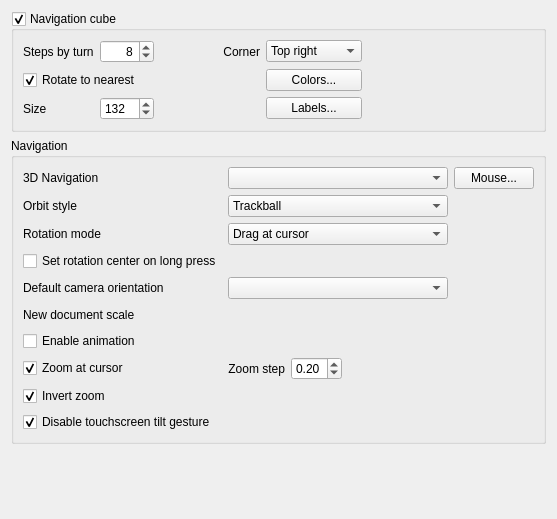
<?xml version="1.0" encoding="UTF-8"?>
<ui version="4.0">
 <class>Gui::Dialog::DlgSettingsNavigation</class>
 <widget class="QWidget" name="Gui::Dialog::DlgSettingsNavigation">
  <property name="geometry">
   <rect>
    <x>0</x>
    <y>0</y>
    <width>557</width>
    <height>519</height>
   </rect>
  </property>
  <property name="windowTitle">
   <string>Navigation</string>
  </property>
  <layout class="QVBoxLayout" name="verticalLayout_2">
   <item>
    <widget class="QGroupBox" name="groupBoxNaviCube">
     <property name="title">
      <string>Navigation cube</string>
     </property>
     <property name="checkable">
      <bool>true</bool>
     </property>
     <layout class="QGridLayout" name="gridLayout_2">
      <item row="1" column="3">
       <widget class="QPushButton" name="buttonNaviColors">
        <property name="text">
         <string>Colors...</string>
        </property>
       </widget>
      </item>
      <item row="2" column="3">
       <widget class="QPushButton" name="buttonNaviLabels">
        <property name="text">
         <string>Labels...</string>
        </property>
       </widget>
      </item>
      <item row="0" column="0">
       <widget class="QLabel" name="stepLabel">
        <property name="text">
         <string>Steps by turn</string>
        </property>
       </widget>
      </item>
      <item row="0" column="1">
       <widget class="Gui::PrefSpinBox" name="prefStepByTurn">
        <property name="toolTip">
         <string>Number of steps by turn when using arrows (default = 8 : step angle = 360/8 = 45 deg)</string>
        </property>
        <property name="alignment">
         <set>Qt::AlignRight|Qt::AlignTrailing|Qt::AlignVCenter</set>
        </property>
        <property name="minimum">
         <number>4</number>
        </property>
        <property name="maximum">
         <number>36</number>
        </property>
        <property name="value">
         <number>8</number>
        </property>
        <property name="prefEntry" stdset="0">
         <cstring>NaviStepByTurn</cstring>
        </property>
        <property name="prefPath" stdset="0">
         <cstring>NaviCube</cstring>
        </property>
       </widget>
      </item>
      <item row="0" column="2">
       <widget class="QLabel" name="cornerLabel">
        <property name="minimumSize">
         <size>
          <width>100</width>
          <height>0</height>
         </size>
        </property>
        <property name="text">
         <string>Corner</string>
        </property>
        <property name="alignment">
         <set>Qt::AlignRight|Qt::AlignTrailing|Qt::AlignVCenter</set>
        </property>
       </widget>
      </item>
      <item row="0" column="3">
       <widget class="QComboBox" name="naviCubeCorner">
        <property name="toolTip">
         <string>Corner where navigation cube is shown</string>
        </property>
        <property name="currentIndex">
         <number>1</number>
        </property>
        <item>
         <property name="text">
          <string>Top left</string>
         </property>
        </item>
        <item>
         <property name="text">
          <string>Top right</string>
         </property>
        </item>
        <item>
         <property name="text">
          <string>Bottom left</string>
         </property>
        </item>
        <item>
         <property name="text">
          <string>Bottom right</string>
         </property>
        </item>
       </widget>
      </item>
      <item row="1" column="0" colspan="2">
       <widget class="Gui::PrefCheckBox" name="naviCubeToNearest">
        <property name="toolTip">
         <string>Rotates to nearest possible state when clicking a cube face</string>
        </property>
        <property name="text">
         <string>Rotate to nearest</string>
        </property>
        <property name="checked">
         <bool>true</bool>
        </property>
        <property name="prefEntry" stdset="0">
         <cstring>NaviRotateToNearest</cstring>
        </property>
        <property name="prefPath" stdset="0">
         <cstring>NaviCube</cstring>
        </property>
       </widget>
      </item>
      <item row="2" column="0">
       <widget class="QLabel" name="label_3">
        <property name="text">
         <string>Size</string>
        </property>
       </widget>
      </item>
      <item row="2" column="1">
       <widget class="Gui::PrefSpinBox" name="prefCubeSize">
        <property name="toolTip">
         <string>Size of the navigation cube</string>
        </property>
        <property name="minimum">
         <number>10</number>
        </property>
        <property name="maximum">
         <number>1024</number>
        </property>
        <property name="singleStep">
         <number>10</number>
        </property>
        <property name="value">
         <number>132</number>
        </property>
        <property name="prefEntry" stdset="0">
         <cstring>CubeSize</cstring>
        </property>
        <property name="prefPath" stdset="0">
         <cstring>NaviCube</cstring>
        </property>
       </widget>
      </item>
      <item row="0" column="4">
       <spacer name="horizontalSpacer">
        <property name="orientation">
         <enum>Qt::Horizontal</enum>
        </property>
        <property name="sizeHint" stdset="0">
         <size>
          <width>40</width>
          <height>20</height>
         </size>
        </property>
       </spacer>
      </item>
     </layout>
    </widget>
   </item>
   <item>
    <widget class="QGroupBox" name="GroupBox12">
     <property name="enabled">
      <bool>true</bool>
     </property>
     <property name="title">
      <string>Navigation</string>
     </property>
     <layout class="QVBoxLayout" name="verticalLayout">
      <item>
       <layout class="QGridLayout" name="gridLayout">
        <item row="7" column="2">
         <layout class="QHBoxLayout" name="horizontalLayout">
          <item>
           <widget class="QLabel" name="label">
            <property name="maximumSize">
             <size>
              <width>100</width>
              <height>16777215</height>
             </size>
            </property>
            <property name="text">
             <string>Zoom step</string>
            </property>
            <property name="alignment">
             <set>Qt::AlignRight|Qt::AlignTrailing|Qt::AlignVCenter</set>
            </property>
           </widget>
          </item>
          <item>
           <widget class="Gui::PrefDoubleSpinBox" name="spinBoxZoomStep">
            <property name="maximumSize">
             <size>
              <width>60</width>
              <height>16777215</height>
             </size>
            </property>
            <property name="toolTip">
             <string>How much will be zoomed.
Zoom step of '1' means a factor of 7.5 for every zoom step.</string>
            </property>
            <property name="minimum">
             <double>0.010000000000000</double>
            </property>
            <property name="maximum">
             <double>1.000000000000000</double>
            </property>
            <property name="singleStep">
             <double>0.050000000000000</double>
            </property>
            <property name="value">
             <double>0.200000000000000</double>
            </property>
            <property name="prefEntry" stdset="0">
             <cstring>ZoomStep</cstring>
            </property>
            <property name="prefPath" stdset="0">
             <cstring>View</cstring>
            </property>
           </widget>
          </item>
          <item>
           <spacer name="horizontalSpacer_2">
            <property name="orientation">
             <enum>Qt::Horizontal</enum>
            </property>
            <property name="sizeType">
             <enum>QSizePolicy::MinimumExpanding</enum>
            </property>
            <property name="sizeHint" stdset="0">
             <size>
              <width>10</width>
              <height>20</height>
             </size>
            </property>
           </spacer>
          </item>
         </layout>
        </item>
        <item row="4" column="0">
         <widget class="QLabel" name="newDocViewLabel">
          <property name="text">
           <string>Default camera orientation</string>
          </property>
         </widget>
        </item>
        <item row="1" column="2">
         <widget class="QComboBox" name="comboOrbitStyle">
          <property name="minimumSize">
           <size>
            <width>120</width>
            <height>0</height>
           </size>
          </property>
          <property name="maximumSize">
           <size>
            <width>16777215</width>
            <height>16777215</height>
           </size>
          </property>
          <property name="toolTip">
           <string>Rotation orbit style.
Trackball: moving the mouse horizontally will rotate the part around the y-axis
Turntable: the part will be rotated around the z-axis.</string>
          </property>
          <property name="currentIndex">
           <number>1</number>
          </property>
          <item>
           <property name="text">
            <string>Turntable</string>
           </property>
          </item>
          <item>
           <property name="text">
            <string>Trackball</string>
           </property>
          </item>
         </widget>
        </item>
        <item row="2" column="0">
         <widget class="QLabel" name="labelRotationMode">
          <property name="text">
           <string>Rotation mode</string>
          </property>
         </widget>
        </item>
        <item row="0" column="0">
         <widget class="QLabel" name="navigationLabel">
          <property name="text">
           <string>3D Navigation</string>
          </property>
         </widget>
        </item>
        <item row="1" column="0">
         <widget class="QLabel" name="orbitLabel">
          <property name="text">
           <string>Orbit style</string>
          </property>
         </widget>
        </item>
        <item row="7" column="0">
         <widget class="Gui::PrefCheckBox" name="checkBoxZoomAtCursor">
          <property name="toolTip">
           <string>Zoom operations will be performed at position of mouse pointer</string>
          </property>
          <property name="text">
           <string>Zoom at cursor</string>
          </property>
          <property name="checked">
           <bool>true</bool>
          </property>
          <property name="prefEntry" stdset="0">
           <cstring>ZoomAtCursor</cstring>
          </property>
          <property name="prefPath" stdset="0">
           <cstring>View</cstring>
          </property>
         </widget>
        </item>
        <item row="0" column="2">
         <widget class="QComboBox" name="comboNavigationStyle">
          <property name="minimumSize">
           <size>
            <width>120</width>
            <height>0</height>
           </size>
          </property>
          <property name="maximumSize">
           <size>
            <width>16777215</width>
            <height>16777215</height>
           </size>
          </property>
          <property name="toolTip">
           <string>Navigation settings set</string>
          </property>
          <property name="currentIndex">
           <number>-1</number>
          </property>
         </widget>
        </item>
        <item row="9" column="0">
         <widget class="Gui::PrefCheckBox" name="checkBoxDisableTilt">
          <property name="toolTip">
           <string>Prevents view tilting when pinch-zooming.
Affects only gesture navigation style.
Mouse tilting is not disabled by this setting.</string>
          </property>
          <property name="text">
           <string>Disable touchscreen tilt gesture</string>
          </property>
          <property name="checked">
           <bool>true</bool>
          </property>
          <property name="prefEntry" stdset="0">
           <cstring>DisableTouchTilt</cstring>
          </property>
          <property name="prefPath" stdset="0">
           <cstring>View</cstring>
          </property>
         </widget>
        </item>
        <item row="3" column="0">
         <widget class="QCheckBox" name="checkBoxRotationCenter">
          <property name="toolTip">
           <string>Only applicable in gesture navigation mode.

If enabled, then long press and then release either the touch screen
or any mouse button to set the rotation center. 

If disabled, then long press and then release to bring up the context menu.

If ALT key is down, then does the oppsite of the above long press action.</string>
          </property>
          <property name="text">
           <string>Set rotation center on long press</string>
          </property>
         </widget>
        </item>
        <item row="6" column="0">
         <widget class="Gui::PrefCheckBox" name="CheckBox_UseAutoRotation">
          <property name="enabled">
           <bool>true</bool>
          </property>
          <property name="toolTip">
           <string>Enable animated rotations</string>
          </property>
          <property name="text">
           <string>Enable animation</string>
          </property>
          <property name="checked">
           <bool>false</bool>
          </property>
          <property name="prefEntry" stdset="0">
           <cstring>UseAutoRotation</cstring>
          </property>
          <property name="prefPath" stdset="0">
           <cstring>View</cstring>
          </property>
         </widget>
        </item>
        <item row="2" column="2">
         <widget class="QComboBox" name="comboRotationMode">
          <property name="minimumSize">
           <size>
            <width>120</width>
            <height>0</height>
           </size>
          </property>
          <property name="maximumSize">
           <size>
            <width>16777215</width>
            <height>16777215</height>
           </size>
          </property>
          <property name="toolTip">
           <string>Rotations in 3D will use current cursor position as center for rotation</string>
          </property>
          <property name="currentIndex">
           <number>1</number>
          </property>
          <item>
           <property name="text">
            <string>Window center</string>
           </property>
          </item>
          <item>
           <property name="text">
            <string>Drag at cursor</string>
           </property>
          </item>
          <item>
           <property name="text">
            <string>Object center</string>
           </property>
          </item>
         </widget>
        </item>
        <item row="8" column="0">
         <widget class="Gui::PrefCheckBox" name="checkBoxInvertZoom">
          <property name="toolTip">
           <string>Direction of zoom operations will be inverted</string>
          </property>
          <property name="text">
           <string>Invert zoom</string>
          </property>
          <property name="checked">
           <bool>true</bool>
          </property>
          <property name="prefEntry" stdset="0">
           <cstring>InvertZoom</cstring>
          </property>
          <property name="prefPath" stdset="0">
           <cstring>View</cstring>
          </property>
         </widget>
        </item>
        <item row="5" column="0">
         <widget class="QLabel" name="label_2">
          <property name="text">
           <string>New document scale</string>
          </property>
         </widget>
        </item>
        <item row="5" column="2">
         <widget class="PrefUnitSpinBox" name="qspinNewDocScale" native="true">
          <property name="minimumSize">
           <size>
            <width>120</width>
            <height>20</height>
           </size>
          </property>
          <property name="maximumSize">
           <size>
            <width>16777215</width>
            <height>16777215</height>
           </size>
          </property>
          <property name="toolTip">
           <string>Sets camera zoom for new documents.
The value is the diameter of the sphere to fit on the screen.</string>
          </property>
          <property name="unit" stdset="0">
           <string>mm</string>
          </property>
          <property name="minimum" stdset="0">
           <double>0.000010000000000</double>
          </property>
          <property name="maximum" stdset="0">
           <double>10000000.000000000000000</double>
          </property>
          <property name="prefEntry" stdset="0">
           <cstring>NewDocumentCameraScale</cstring>
          </property>
          <property name="prefPath" stdset="0">
           <cstring>View</cstring>
          </property>
          <property name="rawValue" stdset="0">
           <double>100.000000000000000</double>
          </property>
         </widget>
        </item>
        <item row="4" column="2">
         <widget class="QComboBox" name="comboNewDocView">
          <property name="minimumSize">
           <size>
            <width>120</width>
            <height>0</height>
           </size>
          </property>
          <property name="maximumSize">
           <size>
            <width>16777215</width>
            <height>16777215</height>
           </size>
          </property>
          <property name="toolTip">
           <string>Default camera orientation when creating a new document or selecting the home view</string>
          </property>
         </widget>
        </item>
        <item row="0" column="3">
         <widget class="QPushButton" name="mouseButton">
          <property name="toolTip">
           <string>List the mouse button configs for each chosen navigation setting.
Select a set and then press the button to view said configurations.</string>
          </property>
          <property name="text">
           <string>Mouse...</string>
          </property>
         </widget>
        </item>
       </layout>
      </item>
     </layout>
    </widget>
   </item>
   <item>
    <spacer name="verticalSpacer">
     <property name="orientation">
      <enum>Qt::Vertical</enum>
     </property>
     <property name="sizeHint" stdset="0">
      <size>
       <width>20</width>
       <height>96</height>
      </size>
     </property>
    </spacer>
   </item>
  </layout>
 </widget>
 <customwidgets>
  <customwidget>
   <class>Gui::PrefCheckBox</class>
   <extends>QCheckBox</extends>
   <header>Gui/PrefWidgets.h</header>
  </customwidget>
  <customwidget>
   <class>Gui::PrefSpinBox</class>
   <extends>QSpinBox</extends>
   <header>Gui/PrefWidgets.h</header>
  </customwidget>
  <customwidget>
   <class>Gui::PrefDoubleSpinBox</class>
   <extends>QDoubleSpinBox</extends>
   <header>Gui/PrefWidgets.h</header>
  </customwidget>
  <customwidget>
   <class>PrefUnitSpinBox</class>
   <extends>QWidget</extends>
   <header>Gui/PrefWidgets.h</header>
   <container>1</container>
  </customwidget>
 </customwidgets>
 <resources/>
 <connections/>
</ui>
